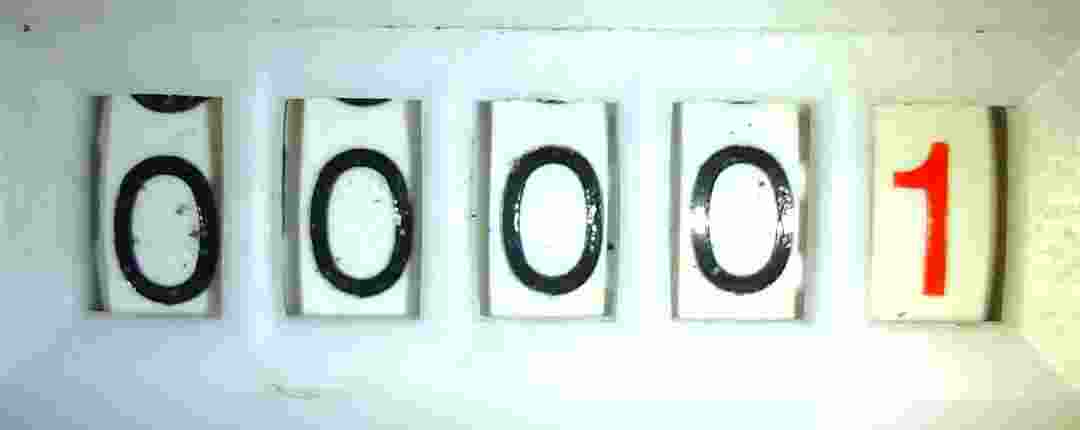
#> input picture real_data_base/device_xiao_s3_20260909_094142.jpg, 1080 x 430 px; its folder holds only this picture in this run
$ python calibrate_real_windows.py
#> lines starting #> are read from the running program, lines starting #| are printed output that depends on the picture; after the words box and inside, x2 and y2 are one past the last pixel; in counts of white or black regions, pixels touching at a corner belong together
import os, glob, json, cv2
import numpy as np

paths = sorted(glob.glob('real_data_base/*.jpg'))
boxes_dict = {}

for p in paths:
    fname = os.path.basename(p)
    img = cv2.imread(p)
#> img is the input picture: shape (430, 1080, 3); mean B, G, R 200.8, 210, 195.3
    h, w = img.shape[:2]
#> h = 430; w = 1080
    gray = cv2.cvtColor(img, cv2.COLOR_BGR2GRAY)
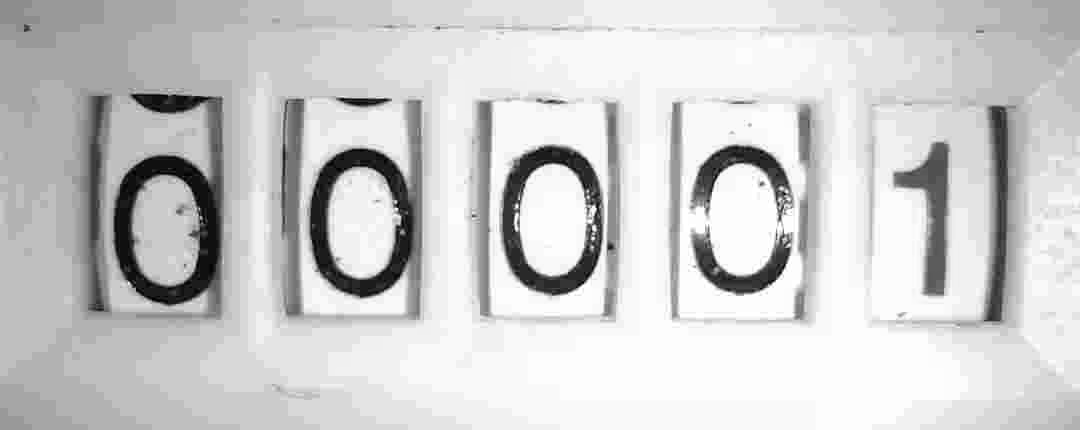
#> gray: shape (430, 1080); min 0, max 255, mean 204.6
    denoised = cv2.fastNlMeansDenoising(gray, None, 10, 7, 21)
    thresh = cv2.adaptiveThreshold(denoised, 255, cv2.ADAPTIVE_THRESH_GAUSSIAN_C, cv2.THRESH_BINARY_INV, 41, 10)
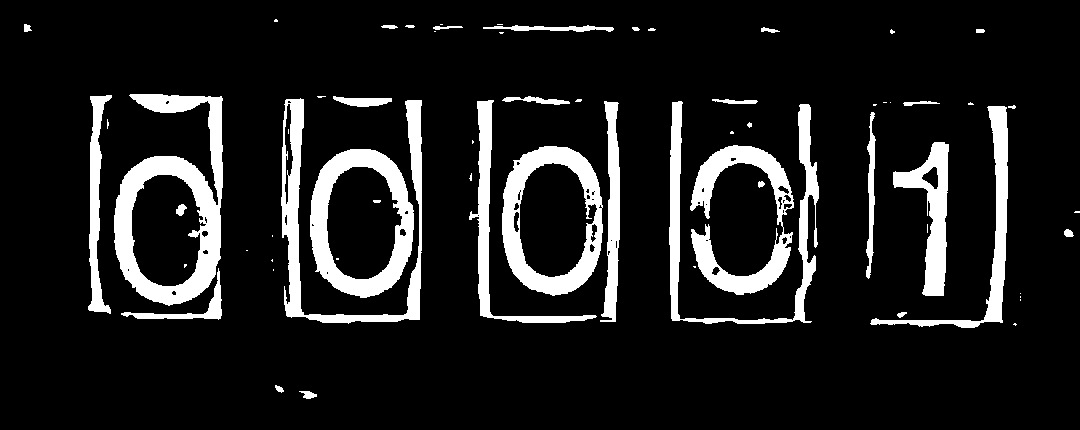
#> thresh: shape (430, 1080); 11.9% white; 65 white regions (31 under 20 px)
    cnts, _ = cv2.findContours(thresh, cv2.RETR_EXTERNAL, cv2.CHAIN_APPROX_SIMPLE)
#> cnts = 60 contours, 32 with area under 20; largest, box (x1, y1, x2, y2) and area: (114, 94, 223, 306) 14741, (310, 149, 414, 298) 12286, (502, 146, 603, 296) 12250, (281, 98, 422, 324) 5630, (690, 145, 794, 295) 5130
    rects = [cv2.boundingRect(c) for c in cnts if 0.4*h < cv2.boundingRect(c)[3] < 0.98*h and 0.8 < cv2.boundingRect(c)[3]/cv2.boundingRect(c)[2] < 3.5]
#> rects = [(870, 106, 138, 222), (669, 101, 150, 223), (469, 100, 128, 223), (281, 98, 141, 226), (114, 94, 109, 212)]

    kept = []
    for r in sorted(rects, key=lambda x: x[0]):
        if not any(max(r[0], k[0]) < min(r[0]+r[2], k[0]+k[2]) and (min(r[0]+r[2], k[0]+k[2]) - max(r[0], k[0]))/min(r[2], k[2]) > 0.3 for k in kept):
            kept.append(r)
#> this loop made 5 passes
#> after the loop, kept = [(114, 94, 109, 212), (281, 98, 141, 226), (469, 100, 128, 223), (669, 101, 150, 223), (870, 106, 138, 222)]

    # Assign to the 5 physical window slots
    # Window 0: 150 - 250
    # Window 1: 330 - 430
    # Window 2: 510 - 610
    # Window 3: 720 - 820
    # Window 4: 920 - 1020
    assigned = {0: None, 1: None, 2: None, 3: None, 4: None}
    for r in kept:
        cx = r[0] + r[2]/2.0
        if 150 <= cx < 260 and assigned[0] is None:
            assigned[0] = cx
        elif 260 <= cx < 460 and assigned[1] is None:
            assigned[1] = cx
        elif 460 <= cx < 660 and assigned[2] is None:
            assigned[2] = cx
        elif 660 <= cx < 840 and assigned[3] is None:
            assigned[3] = cx
        elif cx >= 860 and assigned[4] is None:
            assigned[4] = cx
#> this loop made 5 passes
#> (r, cx) on passes 1 to 5: ((114, 94, 109, 212), 168.5), ((281, 98, 141, 226), 351.5), ((469, 100, 128, 223), 533), ((669, 101, 150, 223), 744), ((870, 106, 138, 222), 939)
#> after the loop, assigned = {0: 168.5, 1: 351.5, 2: 533, 3: 744, 4: 939}

    # Determine reference spacing
    diffs = []
    if assigned[0] and assigned[1]: diffs.append(assigned[1] - assigned[0])
    if assigned[1] and assigned[2]: diffs.append(assigned[2] - assigned[1])
    spacing = float(np.median(diffs)) if diffs else 183.0
#> spacing = 182.2

    # Base anchor cx0
    if assigned[0] is not None:
        cx0 = assigned[0]
#> cx0 = 168.5
    elif assigned[1] is not None:
        cx0 = assigned[1] - spacing
    else:
        cx0 = 200.0

    # Fill in centers
    c_centers = {}
    c_centers[0] = assigned[0] if assigned[0] is not None else cx0
    c_centers[1] = assigned[1] if assigned[1] is not None else (c_centers[0] + spacing)
    c_centers[2] = assigned[2] if assigned[2] is not None else (c_centers[1] + spacing)
    c_centers[3] = assigned[3] if assigned[3] is not None else (c_centers[2] + spacing * 1.22)
    c_centers[4] = assigned[4] if assigned[4] is not None else (c_centers[3] + spacing * 1.05)

    all_r = [r for r in kept if 0.4*h < r[3] < 0.98*h]
#> all_r has the same summary as kept
    avg_y = int(np.median([r[1] for r in all_r])) if all_r else int(h * 0.22)
#> avg_y = 100
    avg_h = int(np.median([r[3] for r in all_r])) if all_r else int(h * 0.55)
#> avg_h = 223

    y1 = max(0, int(avg_y - avg_h * 0.06))
#> y1 = 86
    y2 = min(h, int(avg_y + avg_h * 1.06))
#> y2 = 336
    bh = y2 - y1
#> bh = 250
    bw = 140

    final_boxes = []
    for idx in range(5):
        cx = c_centers[idx]
        x1 = max(0, min(w - bw, int(cx - bw / 2.0)))
        final_boxes.append([x1, y1, bw, bh])
#> this loop made 5 passes
#> (cx, x1) on passes 1 to 5: (168.5, 98), (351.5, 281), (533, 463), (744, 674), (939, 869)
#> after the loop, final_boxes = [[98, 86, 140, 250], [281, 86, 140, 250], [463, 86, 140, 250], [674, 86, 140, 250], [869, 86, 140, 250]]

    boxes_dict[fname] = final_boxes
    print(f"{fname}: centers={[int(c_centers[i]) for i in range(5)]}")
#| device_xiao_s3_20260909_094142.jpg: centers=[168, 351, 533, 744, 939]

os.makedirs('data', exist_ok=True)
with open('data/real_window_boxes.json', 'w', encoding='utf-8') as f:
    json.dump(boxes_dict, f, indent=2)

print("Successfully generated calibrated data/real_window_boxes.json!")

$ run again, on real_data_base/device_xiao_s3_20260909_102216.jpg
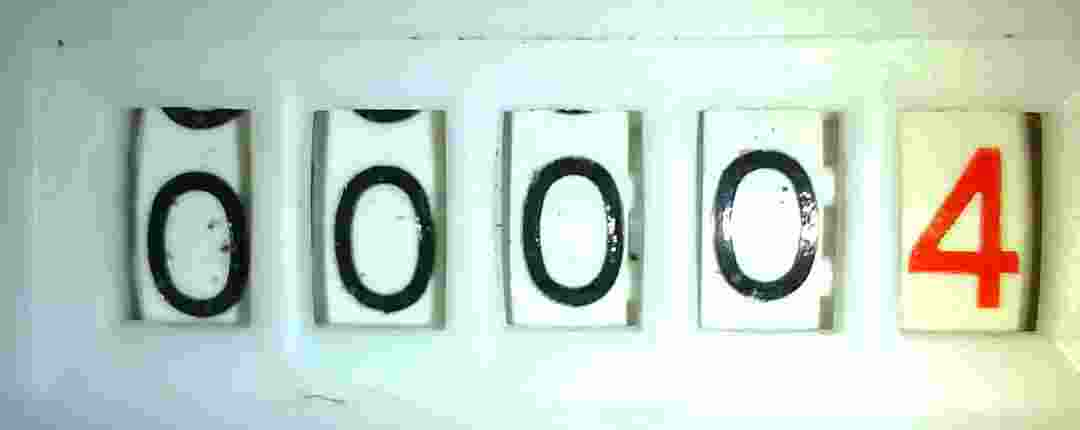
#> input picture real_data_base/device_xiao_s3_20260909_102216.jpg, 1080 x 430 px
#> img is the input picture: shape (430, 1080, 3); mean B, G, R 195.4, 207.9, 191.3
#> `gray = cv2.cvtColor(img, cv2.COLOR_BGR2GRAY)`:
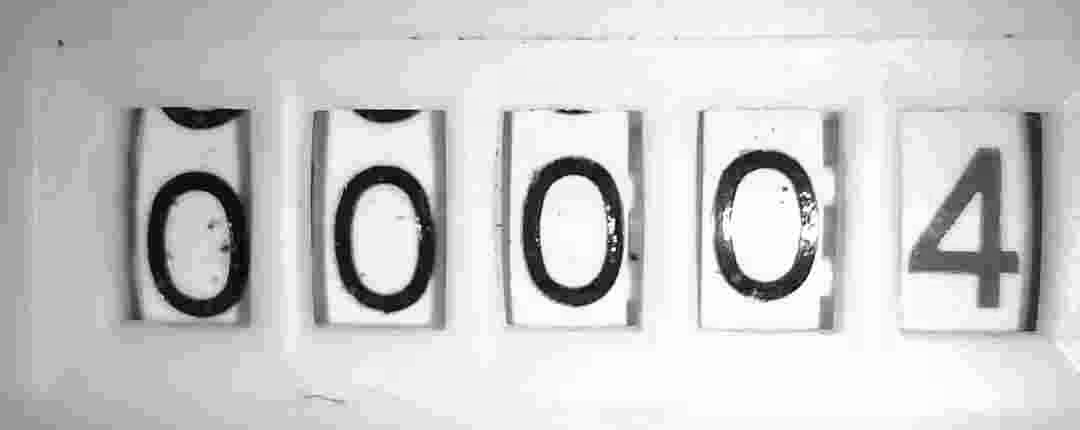
#> gray: shape (430, 1080); min 0, max 255, mean 201.6
#> `thresh = cv2.adaptiveThreshold(denoised, 255, cv2.ADAPTIVE_THRESH_GAUS..`:
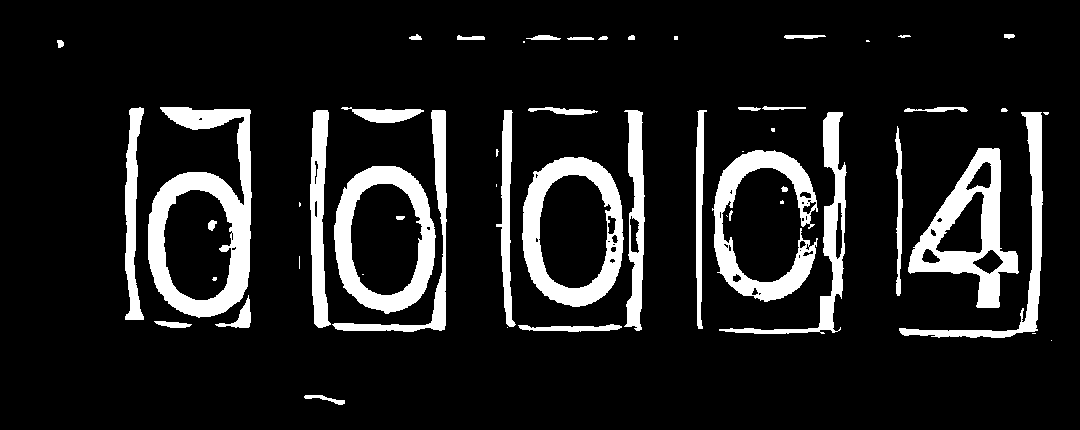
#> thresh: shape (430, 1080); 12.2% white; 55 white regions (17 under 20 px)
#> cnts = 51 contours, 18 with area under 20; largest, box (x1, y1, x2, y2) and area: (148, 107, 252, 318) 14232, (522, 157, 624, 307) 12280, (334, 166, 436, 314) 11821, (908, 148, 1019, 308) 8434, (712, 150, 818, 302) 5436
#> rects = [(899, 112, 144, 226), (719, 112, 128, 222), (332, 110, 115, 222), (148, 107, 104, 211)]
#> the loop `for r in sorted(rects, key=lambda x: x[0]):` made 4 passes
#> after the loop `for r in sorted(rects, key=lambda x: x[0]):`: kept = [(148, 107, 104, 211), (332, 110, 115, 222), (719, 112, 128, 222), (899, 112, 144, 226)]
#> the loop `for r in kept:` made 4 passes
#> (r, cx) on passes 1 to 4: ((148, 107, 104, 211), 200), ((332, 110, 115, 222), 389.5), ((719, 112, 128, 222), 783), ((899, 112, 144, 226), 971)
#> after the loop `for r in kept:`: assigned = 5 items
#> spacing = 189.5
#> cx0 = 200
#> all_r has the same summary as kept
#> avg_y = 111
#> avg_h = 222
#> y1 = 97
#> y2 = 346
#> bh = 249
#> the loop `for idx in range(5):` made 5 passes
#> (cx, x1) on passes 1 to 5: (200, 130), (389.5, 319), (579, 509), (783, 713), (971, 901)
#> after the loop `for idx in range(5):`: final_boxes = [[130, 97, 140, 249], [319, 97, 140, 249], [509, 97, 140, 249], [713, 97, 140, 249], [901, 97, 140, 249]]
#| device_xiao_s3_20260909_102216.jpg: centers=[200, 389, 579, 783, 971]
